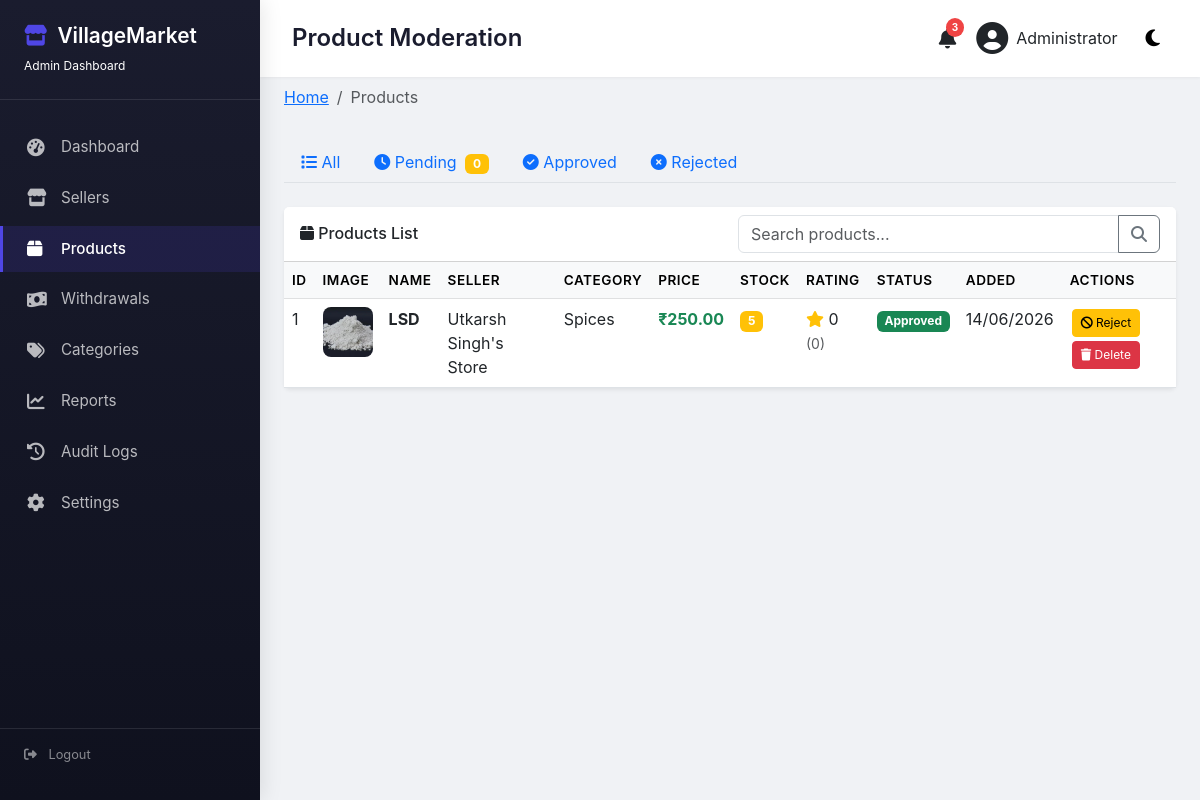
Page /admin/products (signed in) on the earlier database version.
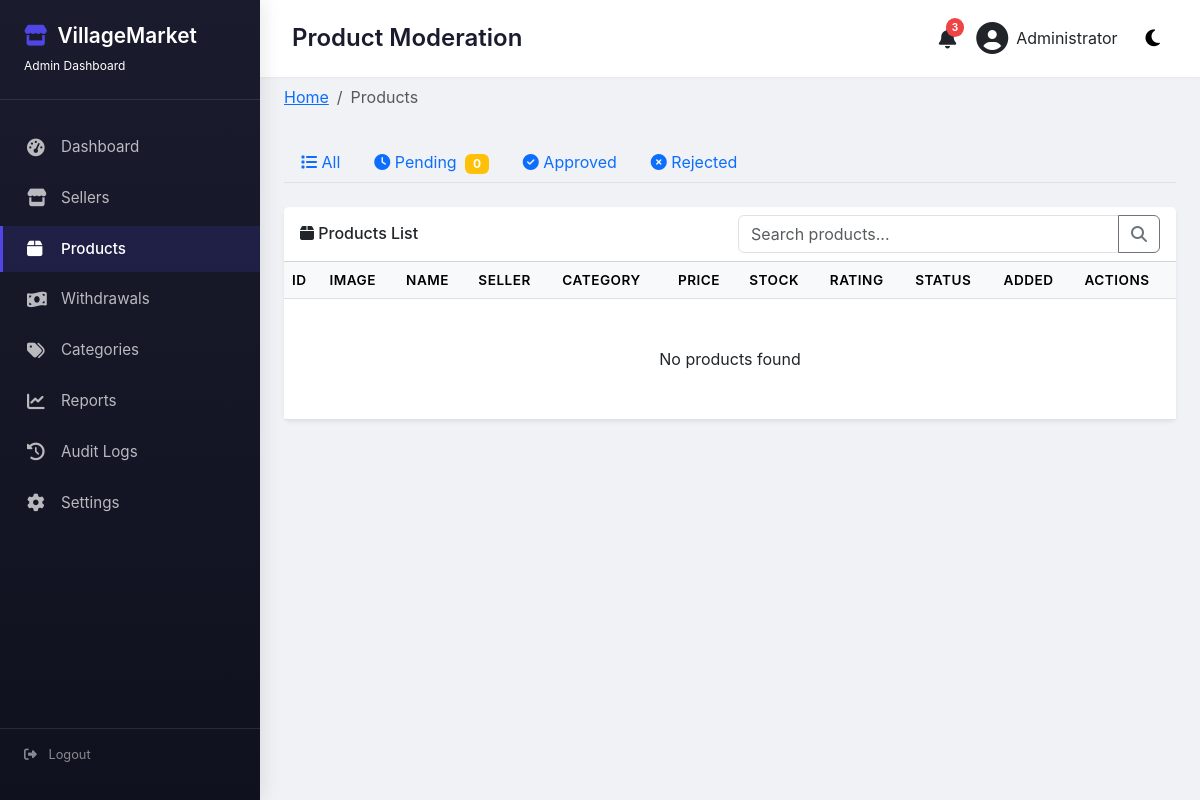
Same page on the later database version.
### models/user.py (models this page shows, shortened)
class User(UserMixin, db.Model):
    __tablename__ = 'users'
    id = db.Column(db.Integer, primary_key=True)
    name = db.Column(db.String(100), nullable=False)
    email = db.Column(db.String(120), unique=True, nullable=False)
    mobile = db.Column(db.String(20), unique=True, nullable=False)
    password_hash = db.Column(db.String(200), nullable=False)
    role = db.Column(db.String(20), nullable=False,
                     default='customer')  # admin, seller, customer
    is_active = db.Column(db.Boolean, default=False)  # email verified
    is_suspended = db.Column(db.Boolean, default=False)
    created_at = db.Column(db.DateTime, default=datetime.utcnow)
    updated_at = db.Column(
        db.DateTime, default=datetime.utcnow, onupdate=datetime.utcnow)
    customer_profile = db.relationship(
        'Customer', backref='user', uselist=False, cascade='all, delete-orphan')
    seller_profile = db.relationship(
        'Seller', backref='user', uselist=False, cascade='all, delete-orphan')
    notifications = db.relationship(
        'Notification', backref='user', lazy='dynamic')
    audit_logs = db.relationship('AuditLog', backref='user', lazy='dynamic')

class Seller(db.Model):
    __tablename__ = 'sellers'
    id = db.Column(db.Integer, primary_key=True)
    user_id = db.Column(db.Integer, db.ForeignKey(
        'users.id'), unique=True, nullable=False)
    store_name = db.Column(db.String(100))
    store_description = db.Column(db.Text)
    store_logo = db.Column(db.String(200))
    is_approved = db.Column(db.Boolean, default=False)
    total_sales = db.Column(db.Integer, default=0)
    total_revenue = db.Column(db.Float, default=0.0)
    created_at = db.Column(db.DateTime, default=datetime.utcnow)
    products = db.relationship('Product', backref='seller', lazy='dynamic')
    wallet = db.relationship('Wallet', backref='seller',
                             uselist=False, cascade='all, delete-orphan')
    withdrawals = db.relationship(
        'Withdrawal', backref='seller', lazy='dynamic')

### models/product.py (models this page shows, shortened)
class Product(db.Model):
    __tablename__ = 'products'
    id = db.Column(db.Integer, primary_key=True)
    seller_id = db.Column(db.Integer, db.ForeignKey(
        'sellers.id'), nullable=False)
    category_id = db.Column(db.Integer, db.ForeignKey(
        'categories.id'), nullable=False)
    name = db.Column(db.String(200), nullable=False)
    description = db.Column(db.Text, nullable=False)
    price = db.Column(db.Float, nullable=False)
    stock = db.Column(db.Integer, default=0)
    images = db.Column(db.String(500))  # Comma-separated image paths
    rating = db.Column(db.Float, default=0.0)
    total_reviews = db.Column(db.Integer, default=0)
    status = db.Column(db.String(20), default='pending')
    created_at = db.Column(db.DateTime, default=datetime.utcnow)
    updated_at = db.Column(
        db.DateTime, default=datetime.utcnow, onupdate=datetime.utcnow)
    order_items = db.relationship(
        'OrderItem', backref='product', lazy='dynamic')
    reviews = db.relationship('Review', backref='product', lazy='dynamic')
    cart_items = db.relationship('Cart', backref='product', lazy='dynamic')
    wishlist_items = db.relationship(
        'Wishlist', backref='product', lazy='dynamic')
    @property
    def primary_image(self):
        if self.images:
            return self.images.split(',')[0]
        return 'default-product.jpg'

class Category(db.Model):
    __tablename__ = 'categories'
    id = db.Column(db.Integer, primary_key=True)
    name = db.Column(db.String(50), unique=True, nullable=False)
    slug = db.Column(db.String(50), unique=True, nullable=False)
    description = db.Column(db.Text)
    image = db.Column(db.String(200))
    is_active = db.Column(db.Boolean, default=True)
    created_at = db.Column(db.DateTime, default=datetime.utcnow)
    products = db.relationship('Product', backref='category', lazy='dynamic')

### routes/admin.py (the view)
@admin_bp.route('/products')
@login_required
@admin_required
def admin_products():
    page = request.args.get('page', 1, type=int)
    search = request.args.get('search', '')
    status = request.args.get('status', 'all')
    per_page = 20
    query = Product.query
    if search:
        query = query.filter(Product.name.ilike(f'%{search}%'))
    if status != 'all':
        query = query.filter_by(status=status)
    products = query.order_by(Product.created_at.desc()).paginate(
        page=page, per_page=per_page)
    return render_template('admin/products.html', products=products, search=search, status=status)

### templates/admin/products.html (shortened to what this page needs)
{% extends "admin/base.html" %}
{% block page_title %}Product Moderation{% endblock %}
{% block breadcrumb %}
<li class="breadcrumb-item active">Products</li>
{% endblock %}
{% block content %}
<ul class="nav nav-tabs mb-4">
    <li class="nav-item">
        <a class="nav-link {% if status_filter == 'all' %}active{% endif %}" href="{{ url_for('admin.admin_products', status='all') }}">
            <i class="fas fa-list"></i> All
        </a>
    </li>
    <li class="nav-item">
        <a class="nav-link {% if status_filter == 'pending' %}active{% endif %}" href="{{ url_for('admin.admin_products', status='pending') }}">
            <i class="fas fa-clock"></i> Pending
            <span class="badge bg-warning ms-1">{{ products.items|selectattr('status', 'equalto', 'pending')|list|length if products else 0 }}</span>
        </a>
    </li>
    <li class="nav-item">
        <a class="nav-link {% if status_filter == 'approved' %}active{% endif %}" href="{{ url_for('admin.admin_products', status='approved') }}">
            <i class="fas fa-check-circle"></i> Approved
        </a>
    </li>
    <li class="nav-item">
        <a class="nav-link {% if status_filter == 'rejected' %}active{% endif %}" href="{{ url_for('admin.admin_products', status='rejected') }}">
            <i class="fas fa-times-circle"></i> Rejected
        </a>
    </li>
</ul>
<div class="card border-0 shadow-sm">
    <div class="card-header bg-white">
        <div class="row g-3 align-items-center">
            <div class="col-md-6">
                <h6 class="mb-0"><i class="fas fa-box"></i> Products List</h6>
            </div>
            <div class="col-md-6">
                <div class="input-group">
                    <input type="text" class="form-control" id="searchInput" placeholder="Search products...">
                    <button class="btn btn-outline-secondary" type="button">
                        <i class="fas fa-search"></i>
                    </button>
                </div>
            </div>
        </div>
    </div>
    <div class="card-body p-0">
        <div class="table-responsive">
            <table class="table table-hover mb-0" id="productsTable">
                <thead class="table-light">
                    <tr>
                        <th>ID</th>
                        <th>Image</th>
                        <th>Name</th>
                        <th>Seller</th>
                        <th>Category</th>
                        <th>Price</th>
                        <th>Stock</th>
                        <th>Rating</th>
                        <th>Status</th>
                        <th>Added</th>
                        <th>Actions</th>
                    </tr>
                </thead>
                <tbody>
                    {% for product in products.items %}
                    <tr data-product-id="{{ product.id }}">
                        <td>{{ product.id }}</td>
                        <td>
                            <img src="{{ url_for('static', filename='uploads/products/' + product.primary_image) }}"
                                 width="50" height="50" style="object-fit: cover; border-radius: 8px;"
                                 onerror="this.src='https://placehold.co/50x50?text=No+Image'">
                        </td>
                        <td><strong>{{ product.name[:50] }}</strong></td>
                        <td>{{ product.seller.store_name }}</td>
                        <td>{{ product.category.name }}</td>
                        <td class="text-success fw-bold">₹{{ "{:,.2f}".format(product.price) }}</td>
                        <td>
                            {% if product.stock < 5 %}
                                <span class="badge bg-danger">{{ product.stock }}</span>
                            {% elif product.stock < 20 %}
                                <span class="badge bg-warning">{{ product.stock }}</span>
                            {% else %}
                                {{ product.stock }}
                            {% endif %}
                        </td>
                        <td>
                            <i class="fas fa-star text-warning"></i> {{ product.rating or 0 }}
                            <small class="text-muted">({{ product.total_reviews }})</small>
                        </td>
                        <td>
                            <span class="badge bg-{% if product.status == 'approved' %}success{% elif product.status == 'pending' %}warning{% else %}danger{% endif %}">
                                {{ product.status|title }}
                            </span>
                        </td>
                        <td>{{ product.created_at.strftime('%d/%m/%Y') }}</td>
                        <td>
                            {% if product.status == 'approved' %}
                            <button class="btn btn-sm btn-warning btn-reject-product" data-id="{{ product.id }}">
                                <i class="fas fa-ban"></i> Reject
                            </button>
                            {% endif %}
                            <button class="btn btn-sm btn-danger btn-remove-product" data-id="{{ product.id }}">
                                <i class="fas fa-trash"></i> Delete
                            </button>
                        </td>
                    </tr>
                    {% else %}
                    <tr><td colspan="11" class="text-center py-5">No products found</td></tr>
                    {% endfor %}
                </tbody>
            </table>
        </div>
    </div>
</div>
{% endblock %}

### templates/admin/base.html (shortened to what this page needs)
<!DOCTYPE html>
<html lang="en" data-bs-theme="light">
<head>
    <link href="https://cdn.jsdelivr.net/npm/bootstrap@5.3.0/dist/css/bootstrap.min.css" rel="stylesheet">
    <link rel="stylesheet" href="https://cdnjs.cloudflare.com/ajax/libs/font-awesome/6.4.0/css/all.min.css">
</head>
<body>
    <div class="admin-wrapper">
        <div class="admin-sidebar" id="adminSidebar">
            <div class="sidebar-header">
                <h3><i class="fas fa-store"></i> VillageMarket</h3>
                <small class="d-block mt-2" style="font-size: 0.75rem;">Admin Dashboard</small>
            </div>
            <ul class="sidebar-nav">
                <li><a href="{{ url_for('admin.dashboard') }}" class="{% if request.endpoint == 'admin.dashboard' %}active{% endif %}">
                    <i class="fas fa-tachometer-alt"></i> Dashboard
                </a></li>
                <li><a href="{{ url_for('admin.sellers') }}" class="{% if request.endpoint == 'admin.sellers' %}active{% endif %}">
                    <i class="fas fa-store"></i> Sellers
                </a></li>
                <li><a href="{{ url_for('admin.admin_products') }}" class="{% if request.endpoint == 'admin.admin_products' %}active{% endif %}">
                    <i class="fas fa-box"></i> Products
                </a></li>
                <li><a href="{{ url_for('admin.withdrawals') }}" class="{% if request.endpoint == 'admin.withdrawals' %}active{% endif %}">
                    <i class="fas fa-money-bill-wave"></i> Withdrawals
                </a></li>
                <li><a href="{{ url_for('admin.categories') }}" class="{% if request.endpoint == 'admin.categories' %}active{% endif %}">
                    <i class="fas fa-tags"></i> Categories
                </a></li>
                <li><a href="{{ url_for('admin.reports') }}" class="{% if request.endpoint == 'admin.reports' %}active{% endif %}">
                    <i class="fas fa-chart-line"></i> Reports
                </a></li>
                <li><a href="{{ url_for('admin.audit_logs') }}" class="{% if request.endpoint == 'admin.audit_logs' %}active{% endif %}">
                    <i class="fas fa-history"></i> Audit Logs
                </a></li>
                <li><a href="{{ url_for('admin.settings') }}" class="{% if request.endpoint == 'admin.settings' %}active{% endif %}">
                    <i class="fas fa-cog"></i> Settings
                </a></li>
            </ul>
            <div class="sidebar-footer">
                <i class="fas fa-sign-out-alt"></i>
                <a href="{{ url_for('auth.logout') }}" class="text-white-50 text-decoration-none ms-2">Logout</a>
            </div>
        </div>
        <div class="admin-content">
            <div class="admin-topbar">
                <div class="d-flex align-items-center gap-3">
                    <h4 class="page-title mb-0">{% block page_title %}Dashboard{% endblock %}</h4>
                </div>
                <div class="admin-user">
                    <div class="notification-icon">
                        <i class="fas fa-bell fa-lg"></i>
                        <span class="notification-badge">3</span>
                    </div>
                    <div class="user-dropdown" data-bs-toggle="dropdown">
                        <i class="fas fa-user-circle fa-2x"></i>
                        <span class="d-none d-md-inline">{{ current_user.name }}</span>
                    </div>
                    <button class="dark-toggle" id="darkModeToggle">
                        <i class="fas fa-moon"></i>
                    </button>
                </div>
            </div>
            <div class="container-fluid px-4 py-2">
                <nav aria-label="breadcrumb">
                    <ol class="breadcrumb">
                        <li class="breadcrumb-item"><a href="{{ url_for('admin.dashboard') }}">Home</a></li>
                        {% block breadcrumb %}{% endblock %}
                    </ol>
                </nav>
            </div>
            <div class="container-fluid px-4 py-4">
                {% block content %}{% endblock %}
            </div>
        </div>
    </div>
</body>
</html>

Differences in the rows shown:
removed Product: id "1", images (picture), name "LSD", seller.store_name "Utkarsh Singh's Store", category.name "Spices", price "250.00", stock "5", rating "0", total_reviews "0", status "Approved", created_at "14/06/2026"
Other differences:
text now shown: "No products found"
